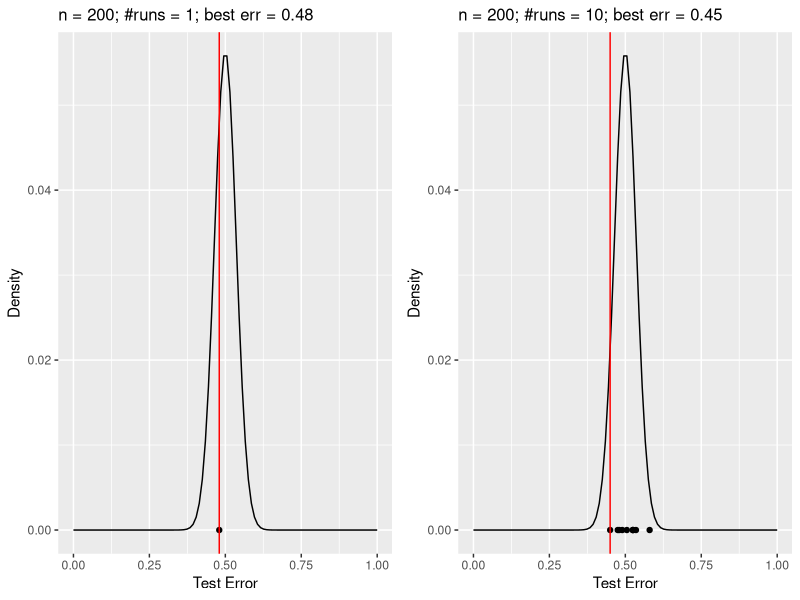
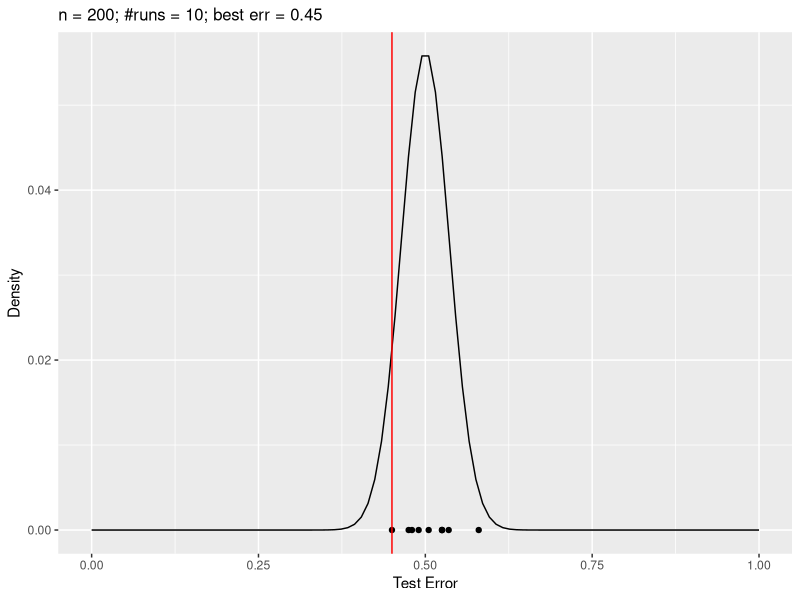
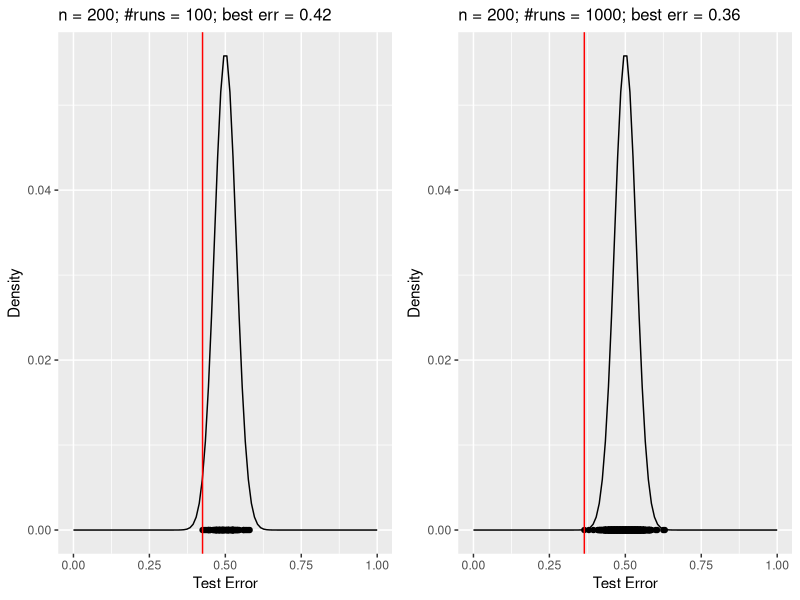
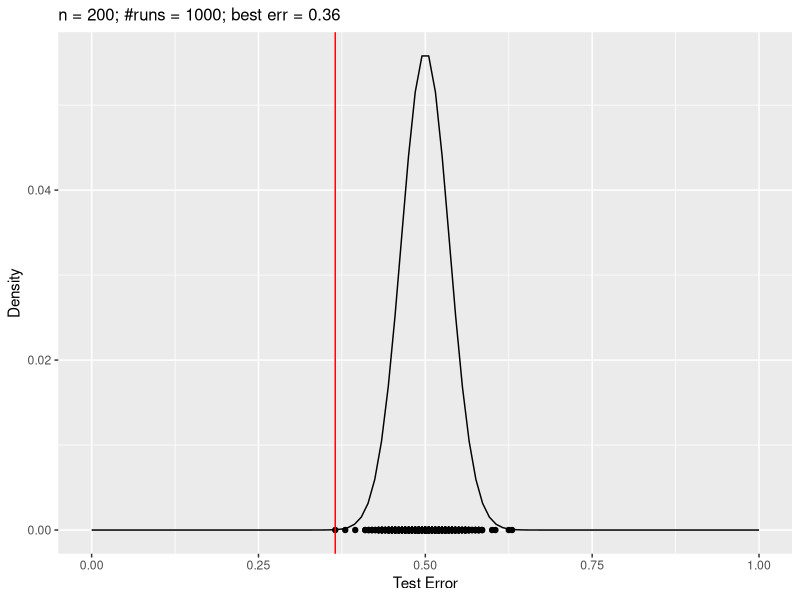

These charts were generated, in order, by the following R code:
# PREREQ -----------------------------------------------------------------------

library(knitr)
library(ggplot2)
library(gridExtra)

# FUNCTIONS --------------------------------------------------------------------

myd = function(x, size, p) dbinom(round(x * size), p = p, size = size)

sample_some_errs = function(k) rbinom(k, size = size, p = p) / size

plot_dens_with_errs = function(k) {
  
  minerr = min(d.errs[1:k, "x"])
  label = sprintf("n = %i; #runs = %i; best err = %.2f", size, k, minerr)
  
  pl = ggplot(mapping = aes(x = x, y = y)) + geom_line(data = d.dens)
  pl = pl + geom_point(data = d.errs[1:k,])
  pl = pl + geom_vline(xintercept = minerr, col = "red")
  # pl = pl + geom_label()
  pl = pl + ggtitle(label = label)
  pl = pl + 
    xlab("Test Error") + 
    ylab("Density") + 
    theme(plot.title = element_text(size = 12))
  
  return(pl)
  
}

# DATA -------------------------------------------------------------------------

set.seed(123)

size = 200
p = 0.5

dens.x = seq(0, 1, length.out = 100)
dens.y = myd(dens.x, p = p, size = size)
d.dens = data.frame(x = dens.x, y = dens.y)

errs = sample_some_errs(1000)
d.errs = data.frame(x = errs, y = 0.0)

# PLOT 1 -----------------------------------------------------------------------

pdf("../figure/cart_tuning_nestintro_2.pdf", width = 8, height = 3.5)

pl1 = plot_dens_with_errs(k = 1)
pl2 = plot_dens_with_errs(k = 10)
grid.arrange(pl1, pl2, ncol = 2)

ggsave("../figure/cart_tuning_nestintro_2.pdf", width = 8, height = 3.5)
dev.off()

# PLOT 2 -----------------------------------------------------------------------

pdf("../figure/cart_tuning_nestintro_3.pdf", width = 8, height = 3.5)

pl3 = plot_dens_with_errs(k = 100)
pl4 = plot_dens_with_errs(k = 1000)
grid.arrange(pl3, pl4, ncol = 2)

ggsave("../figure/cart_tuning_nestintro_3.pdf", width = 8, height = 3.5)
dev.off()
